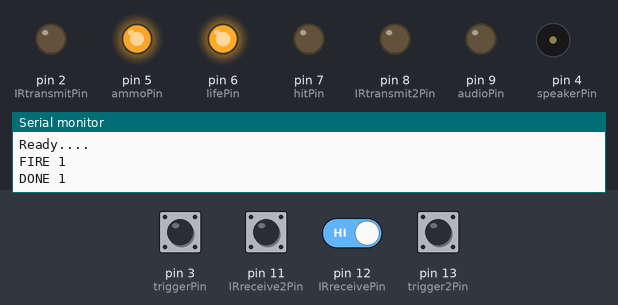
The sketch below on a simulated Arduino Uno, built with avr-gcc and run on an emulated ATmega328P. Parts: output pins drawn as LEDs (lit = HIGH), buzzer (waves = sounding), the last lines printed to the serial monitor. The inputs (shaded band) are chosen by the test bench; at power-on: pin 3 (triggerPin), pin 11 (IRreceive2Pin), pin 12 (IRreceivePin), pin 13 (trigger2Pin) HIGH.

Above: at 2.2 s.
2.3 s: pin 3 (triggerPin) pulled LOW for 0.15 s
At 3.1 s:
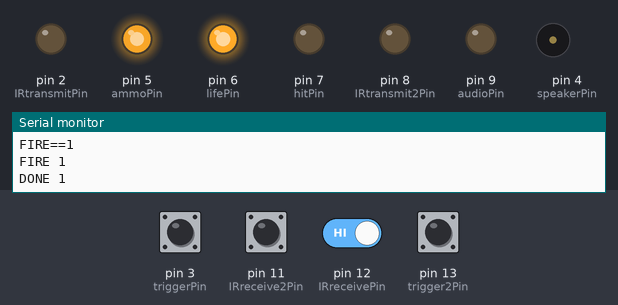
3.9 s: pin 12 (IRreceivePin) driven LOW
At 5.0 s:
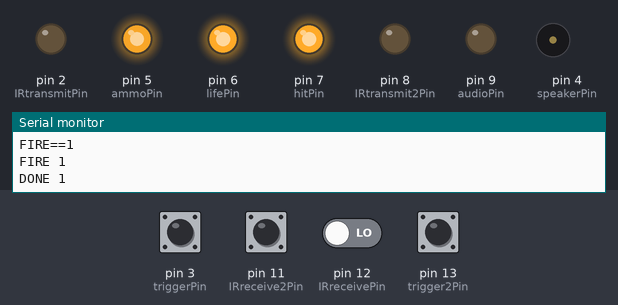
5.4 s: pin 12 (IRreceivePin) driven HIGH
At 6.6 s:
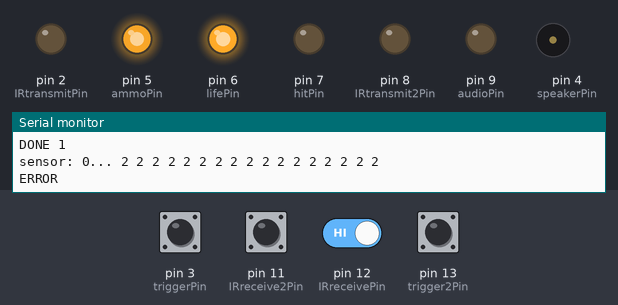
Timing chart, 0 to 8.4 s (numbered marks = the images above; inputs shaded):
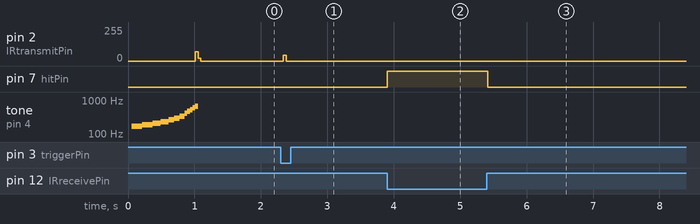

The sketch:

Uno_Laser_Gun_Test.ino
```cpp
// (licence header left out)
// Digital IO's
int triggerPin             = 3;      // Push button for primary fire. Low = pressed
int trigger2Pin            = 13;     // Push button for secondary fire. Low = pressed
int speakerPin             = 4;      // Direct output to piezo sounder/speaker
int audioPin               = 9;      // Audio Trigger. Can be used to set off sounds recorded in the kind of electronics you can get in greetings card that play a custom message.
int lifePin                = 6;      // An analogue output (PWM) level corresponds to remaining life. Use PWM pin: 3,5,6,9,10 or 11. Can be used to drive LED bar graphs. eg LM3914N
int ammoPin                = 5;      // An analogue output (PWM) level corresponds to remaining ammunition. Use PWM pin: 3,5,6,9,10 or 11.
int hitPin                 = 7;      // LED output pin used to indicate when the player has been hit.
int IRtransmitPin          = 2;      // Primary fire mode IR transmitter pin: Use pins 2,4,7,8,12 or 13. DO NOT USE PWM pins!! More info: http://j44industries.blogspot.com/2009/09/arduino-frequency-generation.html#more
int IRtransmit2Pin         = 8;      // Secondary fire mode IR transmitter pin:  Use pins 2,4,7,8,12 or 13. DO NOT USE PWM pins!!
int IRreceivePin           = 12;     // The pin that incoming IR signals are read from
int IRreceive2Pin          = 11;     // Allows for checking external sensors are attached as well as distinguishing between sensor locations (eg spotting head shots)
// Minimum gun requirements: trigger, receiver, IR led, hit LED.

// Player and Game details
int myTeamID               = 1;      // 1-7 (0 = system message)
int myPlayerID             = 5;      // Player ID
int myGameID               = 0;      // Interprited by configureGane subroutine; allows for quick change of game types.
int myWeaponID             = 0;      // Deffined by gameType and configureGame subroutine.
int myWeaponHP             = 0;      // Deffined by gameType and configureGame subroutine.
int maxAmmo                = 0;      // Deffined by gameType and configureGame subroutine.
int maxLife                = 0;      // Deffined by gameType and configureGame subroutine.
int automatic              = 0;      // Deffined by gameType and configureGame subroutine. Automatic fire 0 = Semi Auto, 1 = Fully Auto.
int automatic2             = 0;      // Deffined by gameType and configureGame subroutine. Secondary fire auto?

//Incoming signal Details
int received[18];                    // Received data: received[0] = which sensor, received[1] - [17] byte1 byte2 parity (Miles Tag structure)
int check                  = 0;      // Variable used in parity checking

// Stats
int ammo                   = 0;      // Current ammunition
int life                   = 0;      // Current life

// Code Variables
int timeOut                = 0;      // Deffined in frequencyCalculations (IRpulse + 50)
int FIRE                   = 1;      // 0 = don't fire, 1 = Primary Fire, 2 = Secondary Fire
int TR                     = 0;      // Trigger Reading
int LTR                    = 0;      // Last Trigger Reading
int T2R                    = 0;      // Trigger 2 Reading (For secondary fire)
int LT2R                   = 0;      // Last Trigger 2 Reading (For secondary fire)

// Signal Properties
int IRpulse                = 600;    // Basic pulse duration of 600uS MilesTag standard 4*IRpulse for header bit, 2*IRpulse for 1, 1*IRpulse for 0.
int IRfrequency            = 38;     // Frequency in kHz Standard values are: 38kHz, 40kHz. Choose dependant on your receiver characteristics
int IRt                    = 0;      // LED on time to give correct transmission frequency, calculated in setup.
int IRpulses               = 0;      // Number of oscillations needed to make a full IRpulse, calculated in setup.
int header                 = 4;      // Header lenght in pulses. 4 = Miles tag standard
int maxSPS                 = 10;     // Maximum Shots Per Seconds. Not yet used.
int TBS                    = 0;      // Time between shots. Not yet used.

// Transmission data
int byte1[8];                        // String for storing byte1 of the data which gets transmitted when the player fires.
int byte2[8];                        // String for storing byte1 of the data which gets transmitted when the player fires.
int myParity               = 0;      // String for storing parity of the data which gets transmitted when the player fires.

// Received data
int memory                 = 10;     // Number of signals to be recorded: Allows for the game data to be reviewed after the game, no provision for transmitting / accessing it yet though.
int hitNo                  = 0;      // Hit number
// Byte1
int player[10];                      // Array must be as large as memory
int team[10];                        // Array must be as large as memory
// Byte2
int weapon[10];                      // Array must be as large as memory
int hp[10];                          // Array must be as large as memory
int parity[10];                      // Array must be as large as memory


void setup() {
  // Serial coms set up to help with debugging.
  Serial.begin(115200);
  Serial.println("Startup...");
  // Pin declarations
  pinMode(triggerPin, INPUT);
  pinMode(trigger2Pin, INPUT);
  pinMode(speakerPin, OUTPUT);
  pinMode(audioPin, OUTPUT);
  pinMode(lifePin, OUTPUT);
  pinMode(ammoPin, OUTPUT);
  pinMode(hitPin, OUTPUT);
  pinMode(IRtransmitPin, OUTPUT);
  pinMode(IRtransmit2Pin, OUTPUT);
  pinMode(IRreceivePin, INPUT);
  pinMode(IRreceive2Pin, INPUT);

  frequencyCalculations();   // Calculates pulse lengths etc for desired frequency
  configureGame();           // Look up and configure game details
  tagCode();                 // Based on game details etc works out the data that will be transmitted when a shot is fired


  digitalWrite(triggerPin, HIGH);      // Not really needed if your circuit has the correct pull up resistors already but doesn't harm
  digitalWrite(trigger2Pin, HIGH);     // Not really needed if your circuit has the correct pull up resistors already but doesn't harm

  for (int i = 1;i < 254;i++) { // Loop plays start up noise
    analogWrite(ammoPin, i);
    playTone((3000-9*i), 2);
  }

  // Next 4 lines initialise the display LEDs
  analogWrite(ammoPin, ((int) ammo));
  analogWrite(lifePin, ((int) life));
  lifeDisplay();
  ammoDisplay();

  Serial.println("Ready....");
}


// Main loop most of the code is in the sub routines
void loop(){
  //Serial.print(".");
  receiveIR();
  if(FIRE != 0){
    shoot();
    ammoDisplay();
  }
  triggers();
}


// SUB ROUTINES


void ammoDisplay() { // Updates Ammo LED output
  float ammoF;
  ammoF = (260/maxAmmo) * ammo;
  if(ammoF <= 0){ammoF = 0;}
  if(ammoF > 255){ammoF = 255;}
  analogWrite(ammoPin, ((int) ammoF));
}


void lifeDisplay() { // Updates Ammo LED output
  float lifeF;
  lifeF = (260/maxLife) * life;
  if(lifeF <= 0){lifeF = 0;}
  if(lifeF > 255){lifeF = 255;}
  analogWrite(lifePin, ((int) lifeF));
}


void receiveIR() { // Void checks for an incoming signal and decodes it if it sees one.
  int error = 0;

  if(digitalRead(IRreceivePin) == LOW){    // If the receive pin is low a signal is being received.
    digitalWrite(hitPin,HIGH);
    if(digitalRead(IRreceive2Pin) == LOW){ // Is the incoming signal being received by the head sensors?
      received[0] = 1;
    }
    else{
      received[0] = 0;
    }

    while(digitalRead(IRreceivePin) == LOW){
    }
    for(int i = 1; i <= 17; i++) {                        // Repeats several times to make sure the whole signal has been received
      received[i] = pulseIn(IRreceivePin, LOW, timeOut);  // pulseIn command waits for a pulse and then records its duration in microseconds.
    }

    Serial.print("sensor: ");                            // Prints if it was a head shot or not.
    Serial.print(received[0]);
    Serial.print("...");

    for(int i = 1; i <= 17; i++) {  // Looks at each one of the received pulses
      int receivedTemp[18];
      receivedTemp[i] = 2;
      if(received[i] > (IRpulse - 200) &&  received[i] < (IRpulse + 200)) {receivedTemp[i] = 0;}                      // Works out from the pulse length if it was a data 1 or 0 that was received writes result to receivedTemp string
      if(received[i] > (IRpulse + IRpulse - 200) &&  received[i] < (IRpulse + IRpulse + 200)) {receivedTemp[i] = 1;}  // Works out from the pulse length if it was a data 1 or 0 that was received
      received[i] = 3;                   // Wipes raw received data
      received[i] = receivedTemp[i];     // Inputs interpreted data

      Serial.print(" ");
      Serial.print(received[i]);         // Print interpreted data results
    }
    Serial.println("");                  // New line to tidy up printed results

    // Parity Check. Was the data received a valid signal?
    check = 0;
    for(int i = 1; i <= 16; i++) {
      if(received[i] == 1){check = check + 1;}
      if(received[i] == 2){error = 1;}
    }
    // Serial.println(check);
    check = check >> 0 & B1;
    // Serial.println(check);
    if(check != received[17]){error = 1;}
    if(error == 0){Serial.println("Valid Signal");}
    else{Serial.println("ERROR");}
    if(error == 0){interpritReceived();}
    digitalWrite(hitPin,LOW);
  }
}


void interpritReceived(){  // After a message has been received by the ReceiveIR subroutine this subroutine decidedes how it should react to the data
  if(hitNo == memory){hitNo = 0;} // hitNo sorts out where the data should be stored if statement means old data gets overwritten if too much is received
  team[hitNo] = 0;
  player[hitNo] = 0;
  weapon[hitNo] = 0;
  hp[hitNo] = 0;
  // Next few lines Effectivly converts the binary data into decimal
  // Im sure there must be a much more efficient way of doing this
  if(received[1] == 1){team[hitNo] = team[hitNo] + 4;}
  if(received[2] == 1){team[hitNo] = team[hitNo] + 2;}
  if(received[3] == 1){team[hitNo] = team[hitNo] + 1;}

  if(received[4] == 1){player[hitNo] = player[hitNo] + 16;}
  if(received[5] == 1){player[hitNo] = player[hitNo] + 8;}
  if(received[6] == 1){player[hitNo] = player[hitNo] + 4;}
  if(received[7] == 1){player[hitNo] = player[hitNo] + 2;}
  if(received[8] == 1){player[hitNo] = player[hitNo] + 1;}

  if(received[9] == 1){weapon[hitNo] = weapon[hitNo] + 4;}
  if(received[10] == 1){weapon[hitNo] = weapon[hitNo] + 2;}
  if(received[11] == 1){weapon[hitNo] = weapon[hitNo] + 1;}

  if(received[12] == 1){hp[hitNo] = hp[hitNo] + 16;}
  if(received[13] == 1){hp[hitNo] = hp[hitNo] + 8;}
  if(received[14] == 1){hp[hitNo] = hp[hitNo] + 4;}
  if(received[15] == 1){hp[hitNo] = hp[hitNo] + 2;}
  if(received[16] == 1){hp[hitNo] = hp[hitNo] + 1;}

  parity[hitNo] = received[17];

  Serial.print("Hit No: ");
  Serial.print(hitNo);
  Serial.print("  Player: ");
  Serial.print(player[hitNo]);
  Serial.print("  Team: ");
  Serial.print(team[hitNo]);
  Serial.print("  Weapon: ");
  Serial.print(weapon[hitNo]);
  Serial.print("  HP: ");
  Serial.print(hp[hitNo]);
  Serial.print("  Parity: ");
  Serial.println(parity[hitNo]);


  //This is probably where more code should be added to expand the game capabilities at the moment the code just checks that the received data was not a system message and deducts a life if it wasn't.
  if (player[hitNo] != 0){hit();}
  hitNo++ ;
}


void shoot() {
  if(FIRE == 1){ // Has the trigger been pressed?
    Serial.println("FIRE 1");
    sendPulse(IRtransmitPin, 4); // Transmit Header pulse, send pulse subroutine deals with the details
    delayMicroseconds(IRpulse);

    for(int i = 0; i < 8; i++) { // Transmit Byte1
      if(byte1[i] == 1){
        sendPulse(IRtransmitPin, 1);
        //Serial.print("1 ");
      }
      //else{Serial.print("0 ");}
      sendPulse(IRtransmitPin, 1);
      delayMicroseconds(IRpulse);
    }

    for(int i = 0; i < 8; i++) { // Transmit Byte2
      if(byte2[i] == 1){
        sendPulse(IRtransmitPin, 1);
       // Serial.print("1 ");
      }
      //else{Serial.print("0 ");}
      sendPulse(IRtransmitPin, 1);
      delayMicroseconds(IRpulse);
    }

    if(myParity == 1){ // Parity
      sendPulse(IRtransmitPin, 1);
    }
    sendPulse(IRtransmitPin, 1);
    delayMicroseconds(IRpulse);
    Serial.println("");
    Serial.println("DONE 1");
  }


  if(FIRE == 2){ // Where a secondary fire mode would be added
    Serial.println("FIRE 2");
    sendPulse(IRtransmitPin, 4); // Header
    Serial.println("DONE 2");
  }
FIRE = 0;
//ammo = ammo - 1;
}


void sendPulse(int pin, int length){ // importing variables like this allows for secondary fire modes etc.
// This void genertates the carrier frequency for the information to be transmitted
  int i = 0;
  int o = 0;
  while( i < length ){
    i++;
    while( o < IRpulses ){
      o++;
      digitalWrite(pin, HIGH);
      delayMicroseconds(IRt);
      digitalWrite(pin, LOW);
      delayMicroseconds(IRt);
    }
  }
}


void triggers() { // Checks to see if the triggers have been presses
  //Serial.print("Triggers");
  LTR = TR;       // Records previous state. Primary fire
  LT2R = T2R;     // Records previous state. Secondary fire
  TR = digitalRead(triggerPin);      // Looks up current trigger button state
  T2R = digitalRead(trigger2Pin);    // Looks up current trigger button state
  // Code looks for changes in trigger state to give it a semi automatic shooting behaviour
  if(TR != LTR && TR == LOW){
    FIRE = 1;
  }
  if(T2R != LT2R && T2R == LOW){
    FIRE = 2;
  }
  if(TR == LOW && automatic == 1){
    FIRE = 1;
  }
  if(T2R == LOW && automatic2 == 1){
    FIRE = 2;
  }
  if(FIRE == 1 || FIRE == 2){
    if(ammo < 1){FIRE = 0; noAmmo();}
    if(life < 1){FIRE = 0; dead();}
    // Fire rate code to be added here
  }
  if (FIRE != 0) {
    Serial.print("FIRE==");
    Serial.println(FIRE);
  }
}


void configureGame() { // Where the game characteristics are stored, allows several game types to be recorded and you only have to change one variable (myGameID) to pick the game.
  if(myGameID == 0){
    myWeaponID = 1;
    maxAmmo = 30;
    ammo = 30;
    maxLife = 3;
    life = 3;
    myWeaponHP = 1;
  }
  if(myGameID == 1){
    myWeaponID = 1;
    maxAmmo = 100;
    ammo = 100;
    maxLife = 10;
    life = 10;
    myWeaponHP = 2;
  }
}


void frequencyCalculations() { // Works out all the timings needed to give the correct carrier frequency for the IR signal
  IRt = (int) (500/IRfrequency);
  IRpulses = (int) (IRpulse / (2*IRt));
  IRt = IRt - 4;
  // Why -4 I hear you cry. It allows for the time taken for commands to be executed.
  // More info: http://j44industries.blogspot.com/2009/09/arduino-frequency-generation.html#more

  Serial.print("Oscilation time period /2: ");
  Serial.println(IRt);
  Serial.print("Pulses: ");
  Serial.println(IRpulses);
  timeOut = IRpulse + 50; // Adding 50 to the expected pulse time gives a little margin for error on the pulse read time out value
}


void tagCode() { // Works out what the players tagger code (the code that is transmitted when they shoot) is
  byte1[0] = myTeamID >> 2 & B1;
  byte1[1] = myTeamID >> 1 & B1;
  byte1[2] = myTeamID >> 0 & B1;

  byte1[3] = myPlayerID >> 4 & B1;
  byte1[4] = myPlayerID >> 3 & B1;
  byte1[5] = myPlayerID >> 2 & B1;
  byte1[6] = myPlayerID >> 1 & B1;
  byte1[7] = myPlayerID >> 0 & B1;


  byte2[0] = myWeaponID >> 2 & B1;
  byte2[1] = myWeaponID >> 1 & B1;
  byte2[2] = myWeaponID >> 0 & B1;

  byte2[3] = myWeaponHP >> 4 & B1;
  byte2[4] = myWeaponHP >> 3 & B1;
  byte2[5] = myWeaponHP >> 2 & B1;
  byte2[6] = myWeaponHP >> 1 & B1;
  byte2[7] = myWeaponHP >> 0 & B1;

  myParity = 0;
  for (int i=0; i<8; i++) {
   if(byte1[i] == 1){myParity = myParity + 1;}
   if(byte2[i] == 1){myParity = myParity + 1;}
   myParity = myParity >> 0 & B1;
  }

  // Next few lines print the full tagger code.
  Serial.print("Byte1: ");
  Serial.print(byte1[0]);
  Serial.print(byte1[1]);
  Serial.print(byte1[2]);
  Serial.print(byte1[3]);
  Serial.print(byte1[4]);
  Serial.print(byte1[5]);
  Serial.print(byte1[6]);
  Serial.print(byte1[7]);
  Serial.println();

  Serial.print("Byte2: ");
  Serial.print(byte2[0]);
  Serial.print(byte2[1]);
  Serial.print(byte2[2]);
  Serial.print(byte2[3]);
  Serial.print(byte2[4]);
  Serial.print(byte2[5]);
  Serial.print(byte2[6]);
  Serial.print(byte2[7]);
  Serial.println();

  Serial.print("Parity: ");
  Serial.print(myParity);
  Serial.println();
}


void playTone(int tone, int duration) { // A sub routine for playing tones like the standard arduino melody example
  for (long i = 0; i < duration * 1000L; i += tone * 2) {
    digitalWrite(speakerPin, HIGH);
    delayMicroseconds(tone);
    digitalWrite(speakerPin, LOW);
    delayMicroseconds(tone);
  }
}


void dead() { // void determines what the tagger does when it is out of lives
  // Makes a few noises and flashes some lights
  for (int i = 1;i < 254;i++) {
    analogWrite(ammoPin, i);
    playTone((1000+9*i), 2);
  }
  analogWrite(ammoPin, ((int) ammo));
  analogWrite(lifePin, ((int) life));
  Serial.println("DEAD");

  for (int i=0; i<10; i++) {
   analogWrite(ammoPin, 255);
   digitalWrite(hitPin,HIGH);
   delay (500);
   analogWrite(ammoPin, 0);
   digitalWrite(hitPin,LOW);
   delay (500);
  }
}


void noAmmo() { // Make some noise and flash some lights when out of ammo
  digitalWrite(hitPin,HIGH);
  playTone(500, 100);
  playTone(1000, 100);
  digitalWrite(hitPin,LOW);
}


void hit() { // Make some noise and flash some lights when you get shot
  digitalWrite(hitPin,HIGH);
  life = life - hp[hitNo];
  Serial.print("Life: ");
  Serial.println(life);
  playTone(500, 500);
  if(life <= 0){dead();}
  digitalWrite(hitPin,LOW);
  lifeDisplay();
}
```

Measured:
- after the input at 2.3 s, pin 2 (IRtransmitPin): 0/255 → 44/255 at once, → 0/255 0.04 s later
- after the input at 3.9 s, pin 7 (hitPin): LOW → HIGH at once
- after the input at 5.4 s, pin 7 (hitPin): HIGH → LOW at once
- by itself, tone on pin 4 (speakerPin): plays 169 Hz for 0.16 s, 185 Hz for 0.16 s, 206 Hz for 0.12 s, 228 Hz for 0.12 s, 260 Hz for 0.08 s, 289 Hz for 0.08 s … (12 notes in this stretch)
